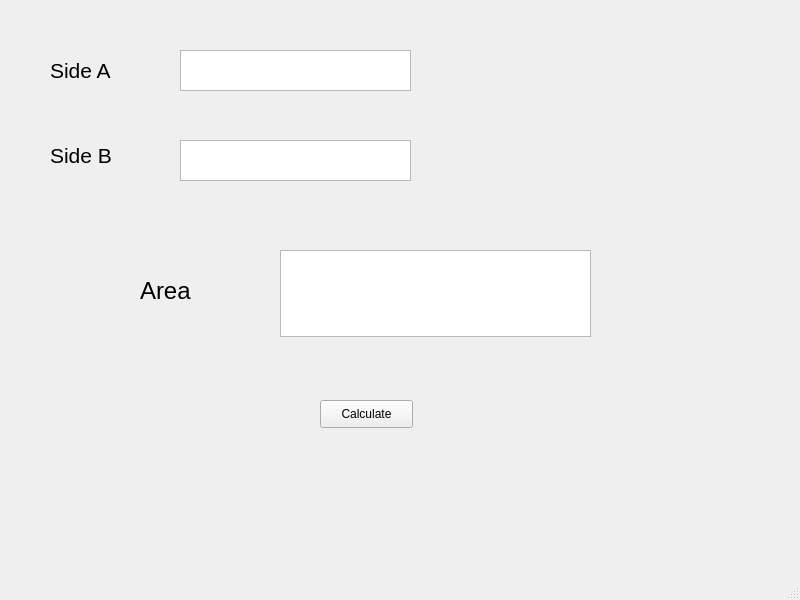
<?xml version="1.0" encoding="UTF-8"?>
<ui version="4.0">
 <class>MainWindow</class>
 <widget class="QMainWindow" name="MainWindow">
  <property name="geometry">
   <rect>
    <x>0</x>
    <y>0</y>
    <width>800</width>
    <height>600</height>
   </rect>
  </property>
  <property name="windowTitle">
   <string>MainWindow</string>
  </property>
  <widget class="QWidget" name="centralwidget">
   <widget class="QPushButton" name="CalculateArea">
    <property name="geometry">
     <rect>
      <x>320</x>
      <y>400</y>
      <width>93</width>
      <height>28</height>
     </rect>
    </property>
    <property name="text">
     <string>Calculate</string>
    </property>
   </widget>
   <widget class="QLabel" name="SideA_2">
    <property name="geometry">
     <rect>
      <x>50</x>
      <y>50</y>
      <width>81</width>
      <height>41</height>
     </rect>
    </property>
    <property name="font">
     <font>
      <pointsize>16</pointsize>
     </font>
    </property>
    <property name="text">
     <string>Side A</string>
    </property>
   </widget>
   <widget class="QTextEdit" name="SideA">
    <property name="geometry">
     <rect>
      <x>180</x>
      <y>50</y>
      <width>231</width>
      <height>41</height>
     </rect>
    </property>
   </widget>
   <widget class="QLabel" name="SideB_2">
    <property name="geometry">
     <rect>
      <x>50</x>
      <y>120</y>
      <width>141</width>
      <height>71</height>
     </rect>
    </property>
    <property name="font">
     <font>
      <pointsize>16</pointsize>
     </font>
    </property>
    <property name="text">
     <string>Side B</string>
    </property>
   </widget>
   <widget class="QTextEdit" name="SideB">
    <property name="geometry">
     <rect>
      <x>180</x>
      <y>140</y>
      <width>231</width>
      <height>41</height>
     </rect>
    </property>
   </widget>
   <widget class="QTextEdit" name="Area">
    <property name="geometry">
     <rect>
      <x>280</x>
      <y>250</y>
      <width>311</width>
      <height>87</height>
     </rect>
    </property>
   </widget>
   <widget class="QLabel" name="Area_2">
    <property name="geometry">
     <rect>
      <x>140</x>
      <y>270</y>
      <width>111</width>
      <height>41</height>
     </rect>
    </property>
    <property name="font">
     <font>
      <pointsize>18</pointsize>
     </font>
    </property>
    <property name="text">
     <string>Area</string>
    </property>
   </widget>
  </widget>
  <widget class="QMenuBar" name="menubar">
   <property name="geometry">
    <rect>
     <x>0</x>
     <y>0</y>
     <width>800</width>
     <height>26</height>
    </rect>
   </property>
  </widget>
  <widget class="QStatusBar" name="statusbar"/>
 </widget>
 <resources/>
 <connections/>
</ui>
